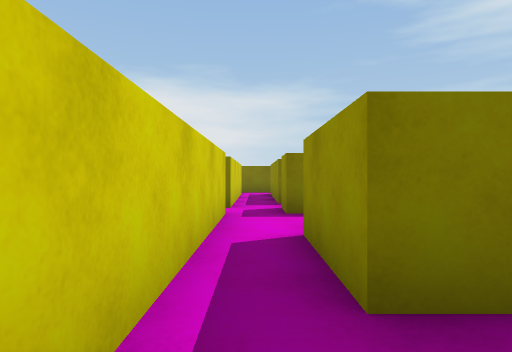
view 1 (above)

12 first-person views from a walk through a 3-D level made in the Unity game engine. The camera is 0.62 m above the floor, looks level and sees 75° across. The floor is counted in squares, 1 m on a side. Each view is taken from the middle of a square. On the plan, view 1 faces up. The plan holds only what a view shows up to about 10 squares ahead; the rest is blank.

view 2
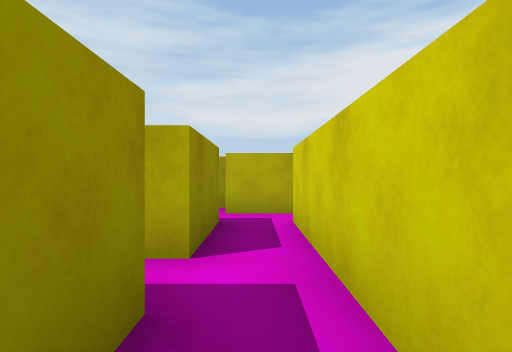

view 3
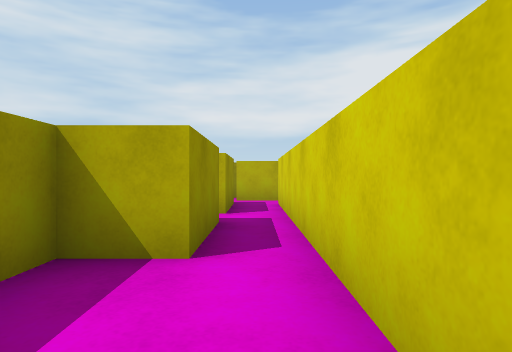

view 4
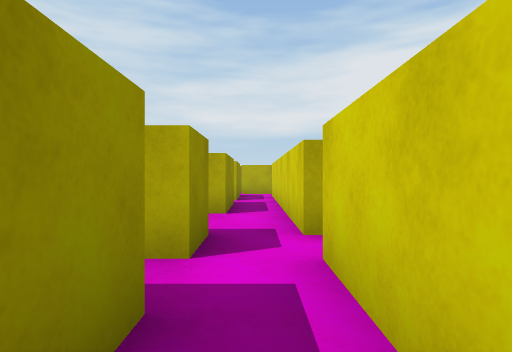

view 5
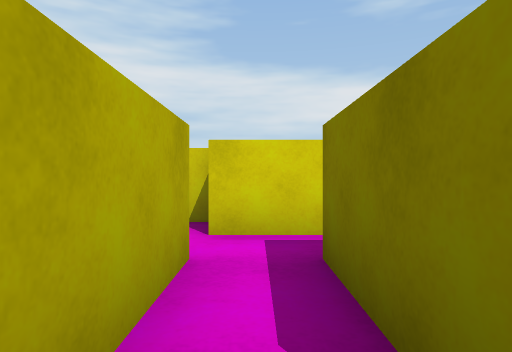

view 6
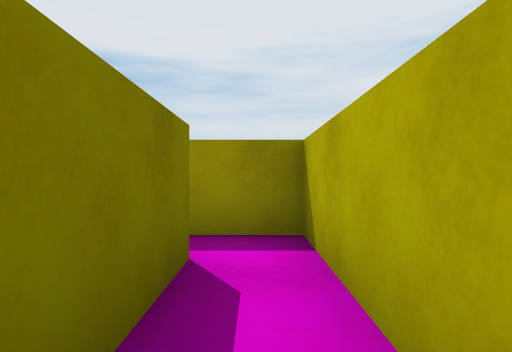

view 7
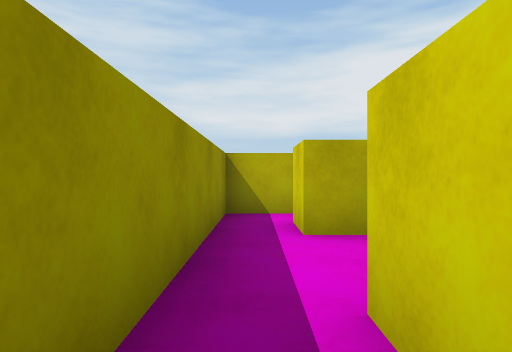

view 8
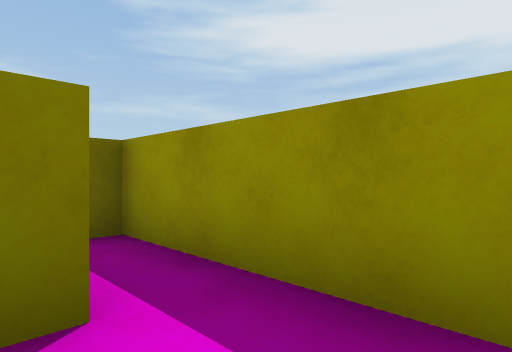

view 9
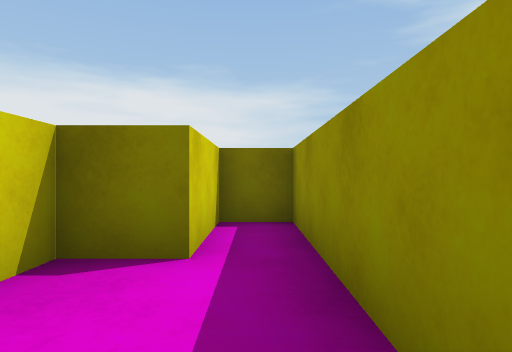

view 10
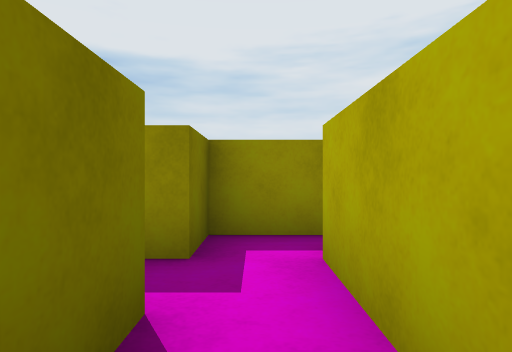

view 11
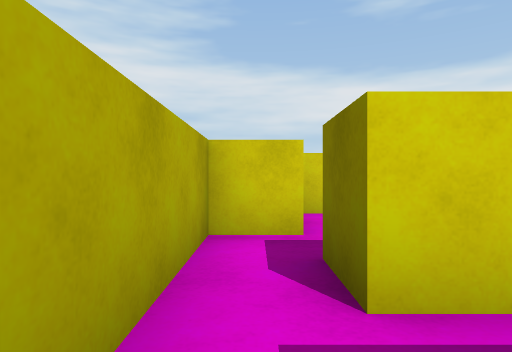

view 12
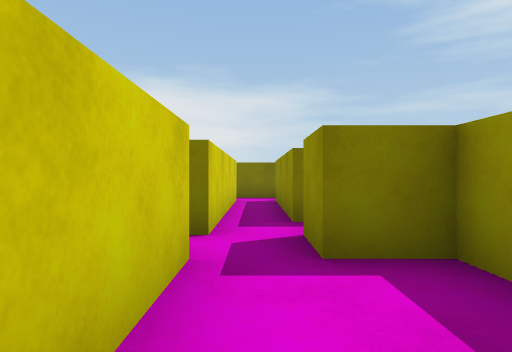

### Floor plan
Key: @ floor where view 1 was taken; # wall or solid block; . floor.
Columns run from 5 left of view 1 to 4 right of it. Each row starts with its distance up from view 1.
 13     ######
 12      ..#.#
 11     #.##.#
 10     #.#..#
  9     #.#..#
  8     #.##.#
  7    ##....#
  6    #..####
  5    ##..#
  4     #..#
  3     #.##
  2     #.#
  1     #..
  0     #@#
 -1 #...#.##
 -2   #....#
 -3   ####.#
 -4      ###

Where each view was taken, in squares from view 1:
view 1: 0 up, 0 right, facing up
view 2: 3 up, 0 right, facing down
view 3: 6 up, 0 right, facing down
view 4: 9 up, 0 right, facing down
view 5: 7 up, 3 right, facing left
view 6: 7 up, 0 right, facing right
view 7: 12 up, 3 right, facing down
view 8: 9 up, 2 right, facing up-right
view 9: 8 up, 3 right, facing up
view 10: 2 down, 2 left, facing right
view 11: 2 down, 1 right, facing left
view 12: 3 up, 0 right, facing up
